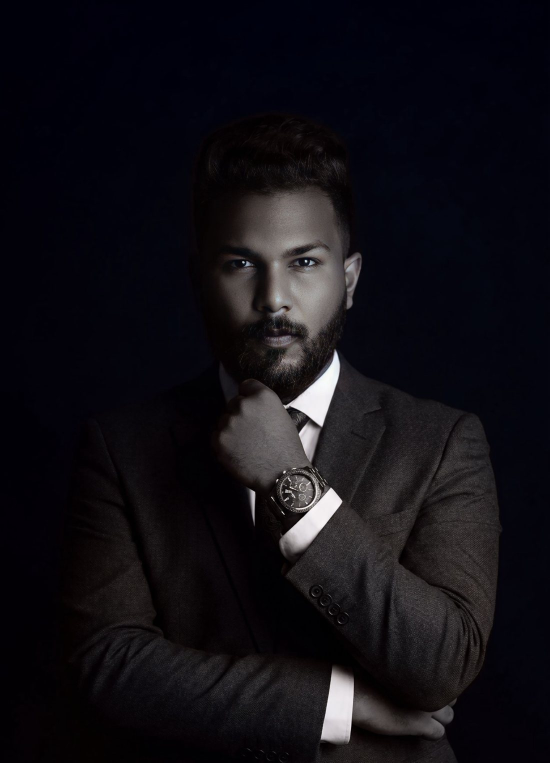
#> input picture assets/portrait.jpg, 1100 x 1525 px (shown at 1/2 size)
$ python make_og.py
#> lines starting #> are read from the running program, lines starting #| are printed output that depends on the picture
"""Builds assets/og.jpg, the 1200x630 link-preview card for LinkedIn, Slack, etc.

    python tools/make_og.py

Matches the site: true-black ground, the portrait fading in from the right, the Bodoni MS mark,
Instrument Sans for type and the accent phrase in Instrument Serif italic blue, plus three
proof figures from the resume. Fonts live in tools/fonts (all SIL OFL).
LinkedIn shows this small, so every line is set large enough to read at ~400px wide.
"""
import os
from PIL import Image, ImageChops, ImageDraw, ImageFont

ROOT = os.path.dirname(os.path.dirname(os.path.abspath(__file__)))
FONTS = os.path.join(ROOT, "tools", "fonts")
W, H = 1200, 630
BLACK, WHITE, SOFT, MUTED = (0, 0, 0), (245, 245, 247), (210, 210, 215), (134, 134, 139)
BLUE, PILL, TILE, LINE = (41, 151, 255), (0, 113, 227), (18, 18, 22), (44, 44, 50)
PAD = 64


def sans(size, wght=600):
    f = ImageFont.truetype(os.path.join(FONTS, "InstrumentSans-Variable.ttf"), size)
    f.set_variation_by_axes([100, wght])
    return f


def bodoni(size):
    f = ImageFont.truetype(os.path.join(FONTS, "BodoniModa-Variable.ttf"), size)
    f.set_variation_by_axes([600, 28])
    return f


card = Image.new("RGB", (W, H), BLACK)
#> card: PIL image 1200x630 RGB; every value is 0

# Portrait on the right, faded into the black on its left edge (its backdrop is already true black).
p = Image.open(os.path.join(ROOT, "assets", "portrait.jpg")).convert("RGB")
#> p is the input picture: PIL image 1100x1525 RGB; mean R, G, B 17.4, 15.3, 20.9
ph = H + 60
p = p.resize((round(p.width * ph / p.height), ph), Image.LANCZOS)
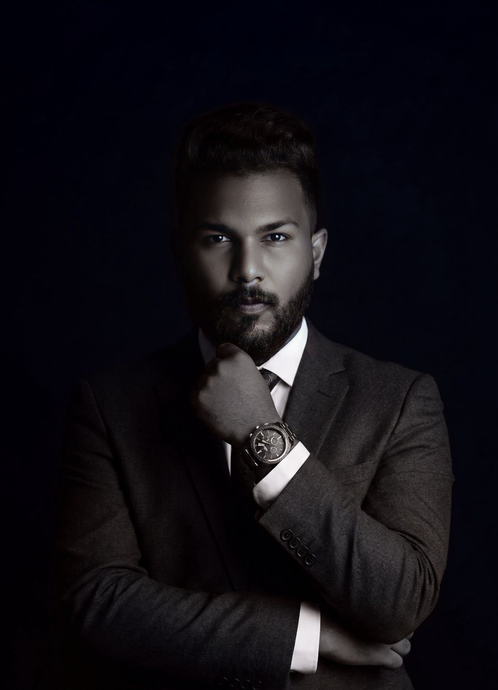
#> p: PIL image 498x690 RGB; mean R, G, B 17.4, 15.3, 20.9
p = p.crop((0, 20, p.width, 20 + H))
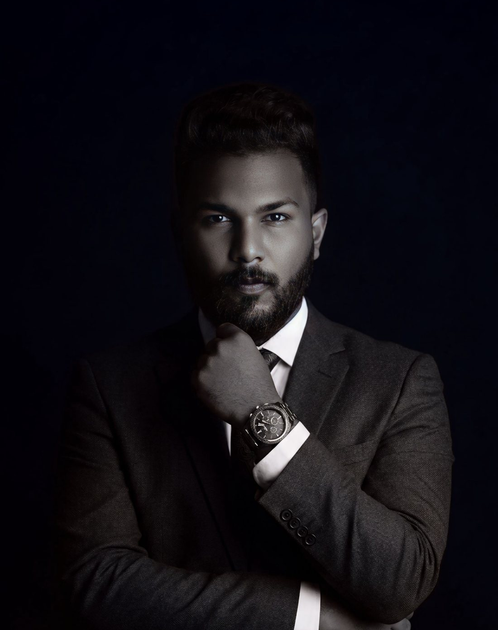
#> p: PIL image 498x630 RGB; mean R, G, B 17.9, 15.9, 21.5
x0 = W - p.width + 40
#> x0 = 742
mask = Image.new("L", p.size, 255)
#> mask: PIL image 498x630 L; every value is 255
md = ImageDraw.Draw(mask)
for i in range(260):
    md.line([(i, 0), (i, p.height)], fill=round(255 * (i / 260) ** 1.6))
card.paste(ImageChops.lighter(card.crop((x0, 0, x0 + p.width, H)), p), (x0, 0), mask)
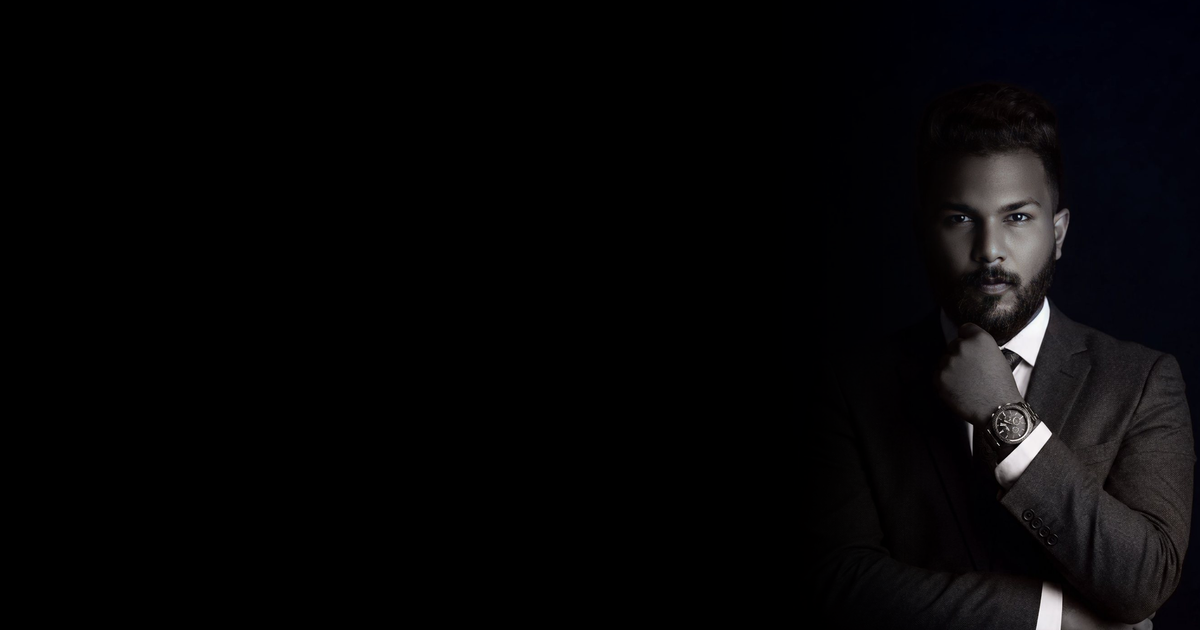
#> card: PIL image 1200x630 RGB; mean R, G, B 6.5, 5.9, 7.1

d = ImageDraw.Draw(card)

# MS mark, set tight so the letters touch, then the name beside it
mf = bodoni(46)
#> (the run stopped early here; a loop or call above may not have finished)

$ run again, with assets/graduation.jpg copied over assets/portrait.jpg
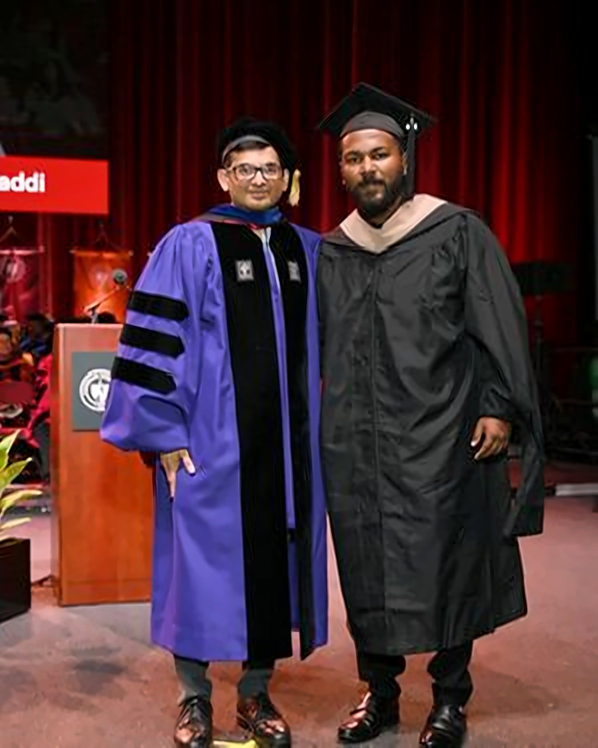
#> input picture assets/graduation.jpg, 1196 x 1496 px (shown at 1/2 size)
#> p is the input picture: PIL image 1196x1496 RGB; mean R, G, B 71.3, 43.7, 48.6
#> `p = p.crop((0, 20, p.width, 20 + H))`:
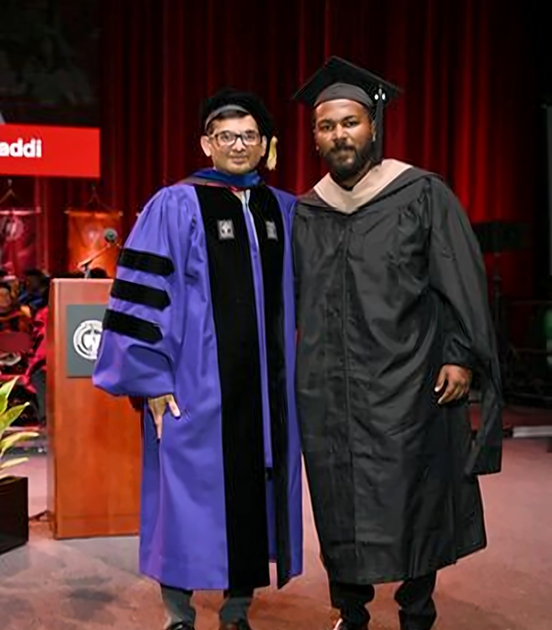
#> p: PIL image 552x630 RGB; mean R, G, B 69.4, 42.2, 48.5
#> mask: PIL image 552x630 L; every value is 255
#> `card.paste(ImageChops.lighter(card.crop((x0, 0, x0 + p.width, H)), p),..`:
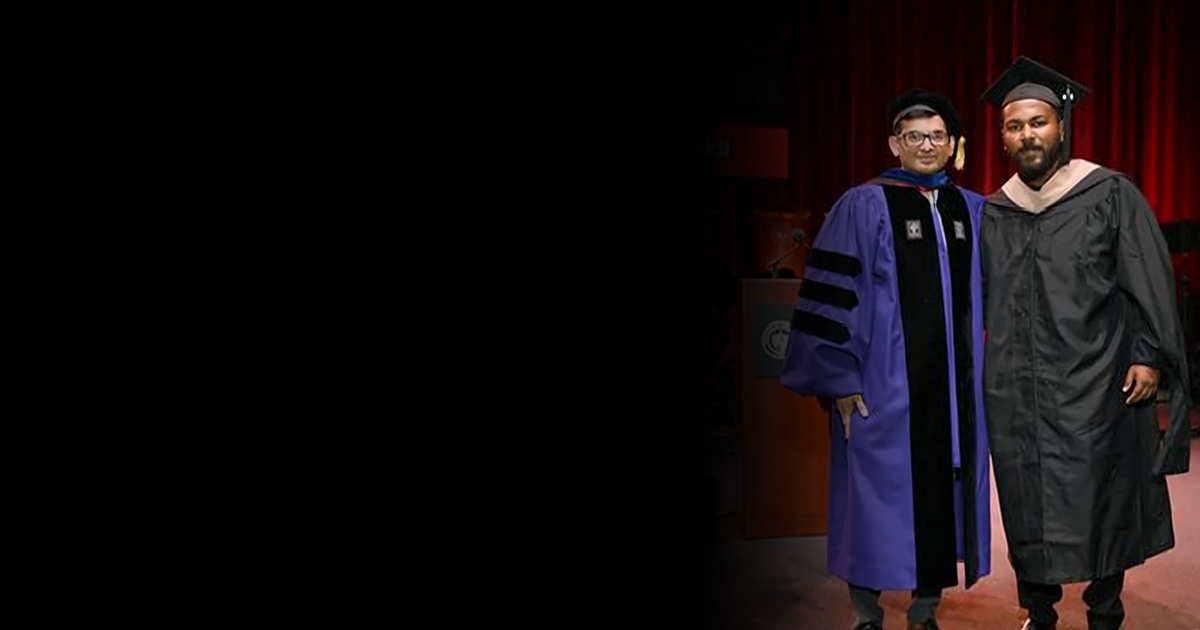
#> card: PIL image 1200x630 RGB; mean R, G, B 16.6, 11.2, 13.4
